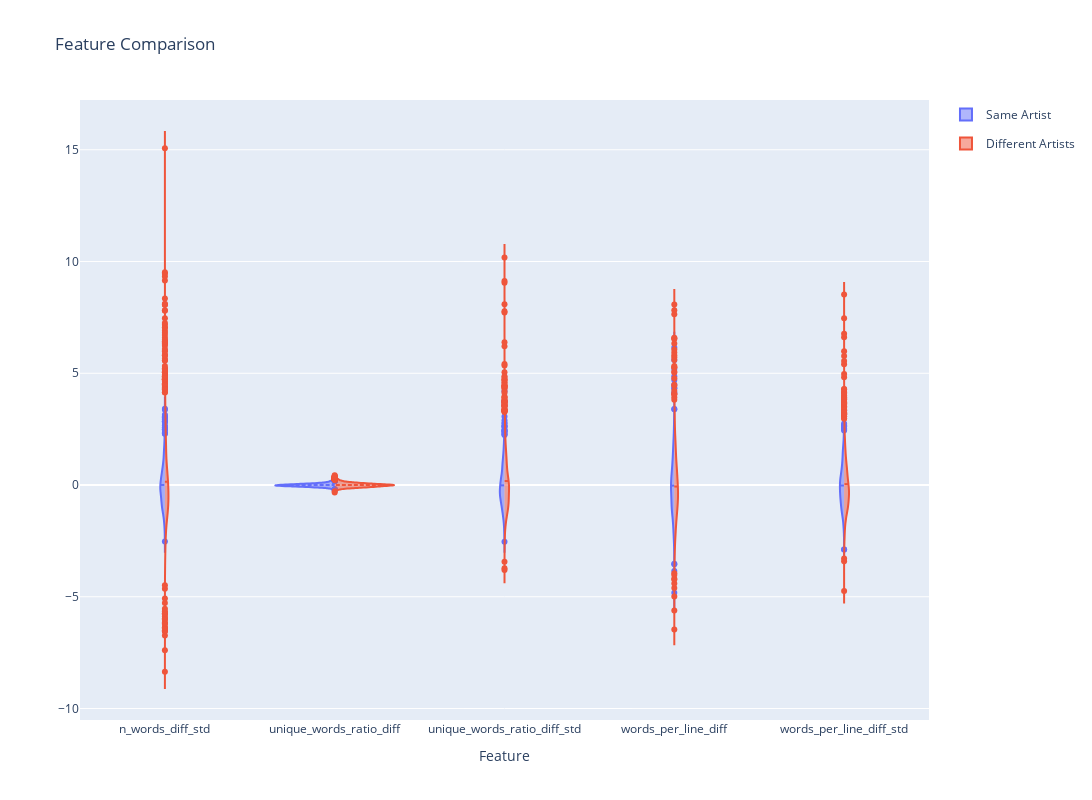

The notebook cell this image was saved under:
### Code cell
fig = violine_feature_plot(feature_df, feature[1:])
fig.update_layout(
    autosize=False,
    width=2000,
    height=800,)
fig.update_xaxes(range=[-0.5, 4.5])
fig.show()

# Note that you should click *Autoscale* on the figure option to show all artists' violins

### Figure 1 — Plotly figure (JSON) as saved in the notebook; plotly's stock layout.template omitted (floating-point values rounded to 4 significant figures; data arrays with more than 128 entries replaced by an {"elided": "..."} marker saying what was removed)
{"data": [{"legendgroup": "Same Artist", "meanline": {"visible": true}, "name": "Same Artist", "scalegroup": "Same Artist", "side": "negative", "type": "violin", "x": {"elided": "5280 str values"}, "y": {"elided": "5280 float values"}}, {"legendgroup": "Different Artists", "meanline": {"visible": true}, "name": "Different Artists", "scalegroup": "Different Artists", "side": "positive", "type": "violin", "x": {"elided": "10560 str values"}, "y": {"elided": "10560 float values"}}], "layout": {"autosize": false, "height": 800, "title": {"text": "Feature Comparison"}, "violingap": 0, "violinmode": "overlay", "width": 2000, "xaxis": {"range": [-0.5, 4.5], "title": {"text": "Feature"}}}}
